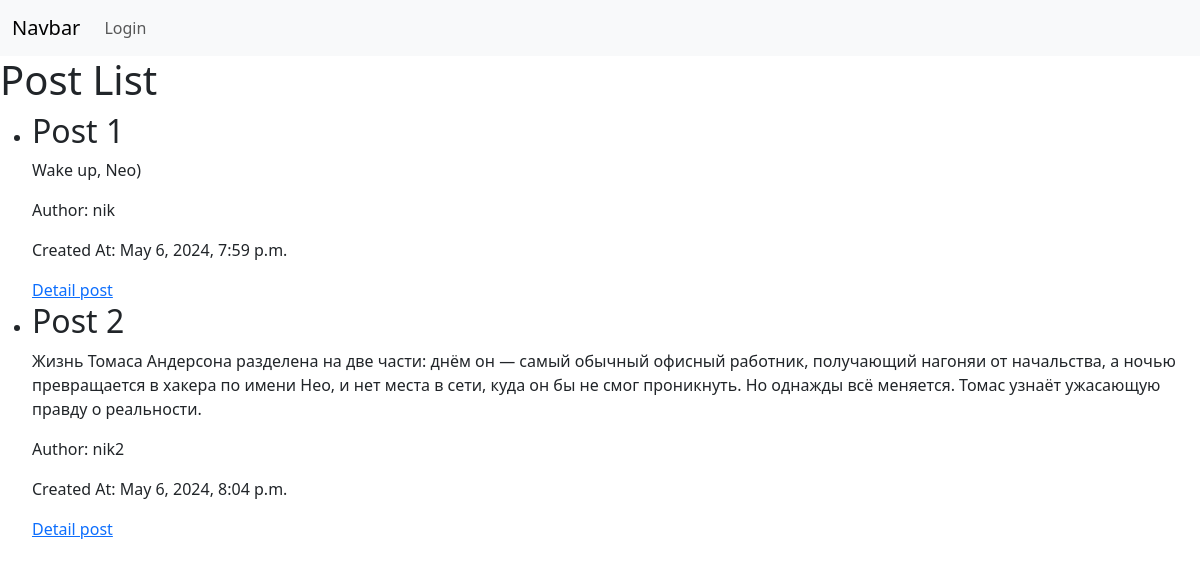
The page / on the database its author committed.
### app/models.py (models this page shows, shortened)
class Post(models.Model):
    title = models.CharField(max_length=200)
    content = models.TextField()
    author = models.ForeignKey(User, on_delete=models.CASCADE)
    created_at = models.DateTimeField(auto_now_add=True)

### app/views.py (the view)
# urls.py: path('', post_list, name='post_list'),
def post_list(request):
    posts = Post.objects.all()
    return render(request, 'app/list_post.html', {'posts': posts})

### app/templates/app/list_post.html (shortened to what this page needs)
{% extends "app/base.html" %}
{% block content %}
<div class="main">
    <h1>Post List</h1>
    <ul>
        {% for post in posts %}
            <li>
                <h2>{{ post.title }}</h2>
                <p>{{ post.content }}</p>
                <p>Author: {{ post.author }}</p>
                <p>Created At: {{ post.created_at }}</p>
            </li>
            <a href="{% url "post_detail" post.id %}">Detail post</a>
        {% endfor %}
    </ul>
</div>
{% endblock content %}

### app/templates/app/base.html (shortened to what this page needs)
<html lang="en">
<head>
    <link href="https://cdn.jsdelivr.net/npm/bootstrap@5.3.3/dist/css/bootstrap.min.css" rel="stylesheet">
</head>
<body>
    <nav class="navbar navbar-expand-lg bg-body-tertiary">
        <div class="container-fluid">
          <a class="navbar-brand" href="{% url "post_list" %}">Navbar</a>
          <div class="collapse navbar-collapse" id="navbarNav">
            <ul class="navbar-nav">
           {% if user.is_authenticated %}
              <li class="nav-item">
                <a class="nav-link" href="{% url "logout" %}">Logout</a>
              </li>
              <li class="nav-item">
                <a class="nav-link" href="{% url "create_post" %}">Create post</a>
              </li>
              {% else %}
              <li class="nav-item">
                <a class="nav-link" href="{% url "login" %}">Login</a>
              </li>
              {% endif %}
            </ul>
          </div>
        </div>
      </nav>
    {% block content %}
    {% endblock content %}
</body>
</html>

### rows shown on the page
Post: title "Post 1", content "Wake up, Neo)", author "nik", created_at "May 6, 2024, 7:59 p.m."
Post: title "Post 2", content "Жизнь Томаса Андерсона разделена на две части: днём он — самый обычный офисный работник, получающий нагоняи от начальства, а ночью превращается в хакера по имени Нео, и нет места в сети, куда он бы не смог проникнуть. Но однажды всё меняется. Томас узнаёт ужасающую правду о реальности.", author "nik2", created_at "May 6, 2024, 8:04 p.m."
